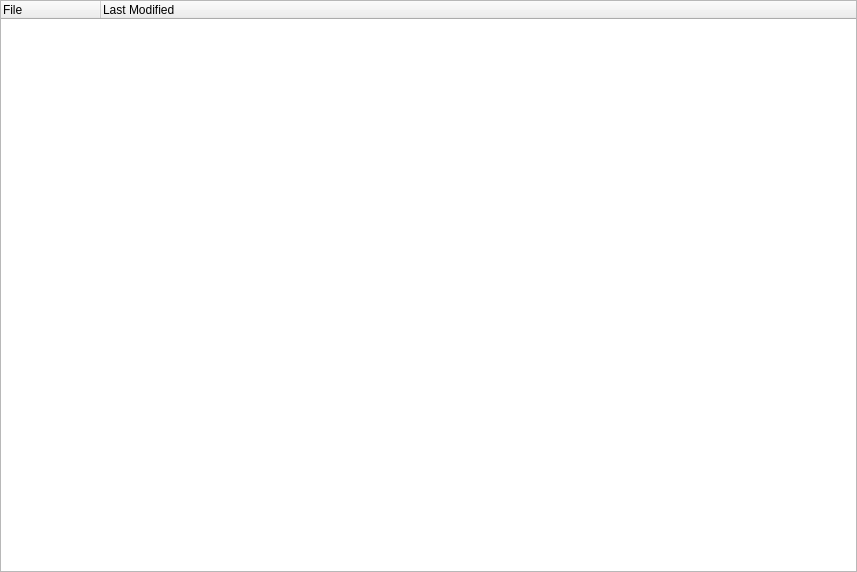
<?xml version="1.0" encoding="UTF-8"?>
<ui version="4.0">
 <class>CCollectionDocumentWorkspaceGuiComp</class>
 <widget class="QWidget" name="CCollectionDocumentWorkspaceGuiComp">
  <property name="geometry">
   <rect>
    <x>0</x>
    <y>0</y>
    <width>857</width>
    <height>572</height>
   </rect>
  </property>
  <property name="windowTitle">
   <string>Document Workspace</string>
  </property>
  <layout class="QVBoxLayout" name="verticalLayout">
   <property name="spacing">
    <number>0</number>
   </property>
   <property name="leftMargin">
    <number>0</number>
   </property>
   <property name="topMargin">
    <number>0</number>
   </property>
   <property name="rightMargin">
    <number>0</number>
   </property>
   <property name="bottomMargin">
    <number>0</number>
   </property>
   <item>
    <widget class="QStackedWidget" name="DocumentStack">
     <widget class="QWidget" name="DocumentListFrame">
      <layout class="QVBoxLayout" name="verticalLayout_2">
       <property name="leftMargin">
        <number>0</number>
       </property>
       <property name="topMargin">
        <number>0</number>
       </property>
       <property name="rightMargin">
        <number>0</number>
       </property>
       <property name="bottomMargin">
        <number>0</number>
       </property>
       <item>
        <widget class="QTreeWidget" name="DocumentList">
         <column>
          <property name="text">
           <string>File</string>
          </property>
         </column>
         <column>
          <property name="text">
           <string>Last Modified</string>
          </property>
         </column>
        </widget>
       </item>
      </layout>
     </widget>
    </widget>
   </item>
  </layout>
 </widget>
 <resources>
  <include location="imtgui.qrc"/>
 </resources>
 <connections/>
</ui>
